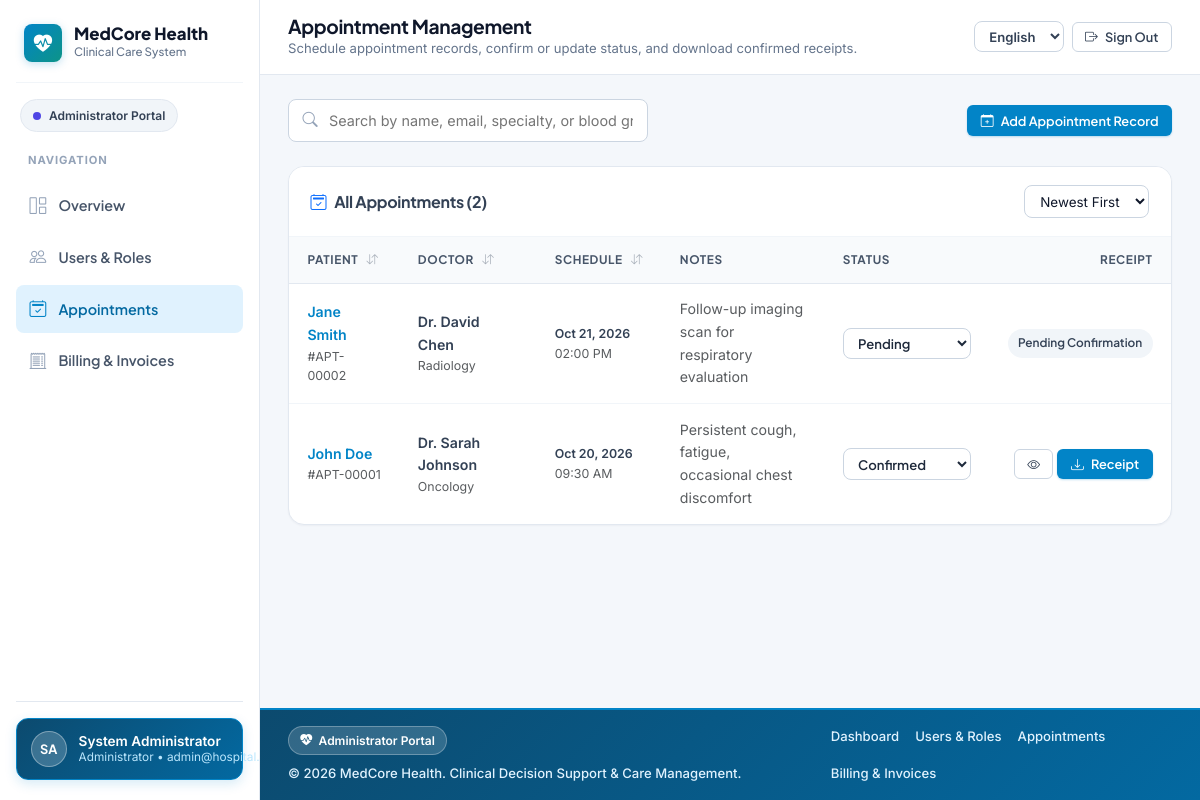
The page /admin/appointments.php (signed in) on the database its author committed.
### tables this page shows
CREATE TABLE `appointments` (
    `id` INT NOT NULL AUTO_INCREMENT,
    `patient_id` INT NOT NULL,
    `doctor_id` INT NOT NULL,
    `appointment_date` DATE NOT NULL,
    `appointment_time` TIME NOT NULL,
    `status` ENUM('pending', 'confirmed', 'completed', 'cancelled') DEFAULT 'pending',
    `symptom_notes` TEXT,
    `created_at` TIMESTAMP DEFAULT CURRENT_TIMESTAMP,
    PRIMARY KEY (`id`),
    FOREIGN KEY (`patient_id`) REFERENCES `users`(`id`) ON DELETE CASCADE,
    FOREIGN KEY (`doctor_id`) REFERENCES `users`(`id`) ON DELETE CASCADE,
    INDEX `idx_patient_id` (`patient_id`),
    INDEX `idx_doctor_id` (`doctor_id`),
    INDEX `idx_appointment_date` (`appointment_date`),
    INDEX `idx_status` (`status`)
);

CREATE TABLE `users` (
    `id` INT NOT NULL AUTO_INCREMENT,
    `name` VARCHAR(255) NOT NULL,
    `email` VARCHAR(255) NOT NULL,
    `password_hash` VARCHAR(255) NOT NULL,
    `role` ENUM('admin', 'doctor', 'patient') NOT NULL,
    `created_at` TIMESTAMP DEFAULT CURRENT_TIMESTAMP,
    PRIMARY KEY (`id`),
    UNIQUE KEY `email` (`email`),
    INDEX `idx_role` (`role`),
    INDEX `idx_created_at` (`created_at`)
);

CREATE TABLE `doctor_profiles` (
    `id` INT NOT NULL AUTO_INCREMENT,
    `user_id` INT NOT NULL,
    `specialization` VARCHAR(255) NOT NULL,
    `room_number` VARCHAR(50) NOT NULL,
    `consultation_fee` DECIMAL(10,2) NOT NULL,
    PRIMARY KEY (`id`),
    FOREIGN KEY (`user_id`) REFERENCES `users`(`id`) ON DELETE CASCADE,
    INDEX `idx_user_id` (`user_id`),
    INDEX `idx_specialization` (`specialization`)
);

### includes/i18n.php (called while the page is built, shortened)
<?php
function getCurrentLang() {
    static $resolved = null;
    if ($resolved !== null) {
        return $resolved;
    }
    $lang = 'en';
    $resolved = $lang;
    return $resolved;
}
function loadTranslations($lang = null) {
    static $cache = [];
    $lang = $lang ?: getCurrentLang();
    if (!isset($cache['en'])) {
        $enFile = __DIR__ . '/lang/en.php';
        $cache['en'] = file_exists($enFile) ? require $enFile : [];
    }
    if ($lang === 'en') {
        return $cache['en'];
    }
    return $cache[$lang];
}
function t($key, $params = []) {
    $lang = getCurrentLang();
    $dict = loadTranslations($lang);
    $fallback = loadTranslations('en');
    $text = $dict[$key] ?? $fallback[$key] ?? $key;
    if (!empty($params) && is_array($params)) {
        foreach ($params as $pKey => $pVal) {
            $text = str_replace('{' . $pKey . '}', (string)$pVal, $text);
        }
    }
    return $text;
}
function e_t($key, $params = []) {
    return htmlspecialchars(t($key, $params), ENT_QUOTES, 'UTF-8');
}
function translateStatus($value) {
    $norm = strtolower(trim((string)$value));
    $map = [
        'pending' => 'status_pending',
        'confirmed' => 'status_confirmed',
        'completed' => 'status_completed',
        'cancelled' => 'status_cancelled',
        'rejected' => 'status_rejected',
        'unpaid' => 'status_unpaid',
        'paid' => 'status_paid',
        'partial' => 'status_partial',
        'analyzed' => 'status_analyzed',
        'reviewed_by_doctor' => 'status_reviewed',
        'admin' => 'role_admin',
        'doctor' => 'role_doctor',
        'patient' => 'role_patient',
        'male' => 'gender_male',
        'female' => 'gender_female',
        'other' => 'gender_other',
        'yes' => 'yes',
        'no' => 'no',
    ];
    if (isset($map[$norm])) {
        return t($map[$norm]);
    }
    return (string)$value;
}

### config/db.php (called while the page is built, shortened)
<?php
require_once __DIR__ . '/../includes/i18n.php';
function formatDate($date, $format = 'M d, Y') {
    $timestamp = is_numeric($date) ? (int)$date : strtotime($date);
    return date($format, $timestamp);
}

### admin/appointments.php (the view, shortened to what this page needs)
<?php
require_once __DIR__ . '/../config/db.php';
$appointments = [];
try {
    $pdo = getDBConnection();
    $appointments = $pdo->query("
        SELECT a.*, p.name AS patient_name, d.name AS doctor_name, dp.specialization, dp.consultation_fee
        FROM appointments a
        JOIN users p ON a.patient_id = p.id
        JOIN users d ON a.doctor_id = d.id
        LEFT JOIN doctor_profiles dp ON d.id = dp.user_id
        ORDER BY a.appointment_date DESC, a.appointment_time DESC
    ")->fetchAll();
} catch (PDOException $e) {
    error_log("Admin Appointments Error: " . $e->getMessage());
    $error = t('msg_error');
}
include __DIR__ . '/../includes/portal_header.php';
?>
<div class="d-flex flex-wrap justify-content-between align-items-center gap-3 mb-4">
    <div class="input-group-modern" style="max-width: 360px; flex: 1;">
        <input type="text" id="apptSearch" class="form-control-modern" placeholder="<?php echo e_t('ph_search_users'); ?>" onkeyup="filterAppointments()">
    </div>
    <button type="button" class="btn-modern btn-modern-primary btn-modern-sm" data-bs-toggle="modal" data-bs-target="#addAppointmentModal">
        <i class="bi bi-calendar-plus"></i> <?php echo e_t('btn_add_appt'); ?>
    </button>
</div>
<div class="card-modern">
    <div class="card-header-modern">
        <h5 class="h6 fw-bold mb-0"><i class="bi bi-calendar2-check text-primary me-2"></i><?php echo e_t('all_appts_count', ['n' => count($appointments)]); ?></h5>
        <select class="form-select-modern form-select-sm" style="width:auto;" onchange="sortTableBySelect('adminApptsTable', this)">
            <option value="2:date:desc"><?php echo e_t('sort_newest'); ?></option>
        </select>
    </div>
    <div class="card-body-modern p-0">
        <?php if (empty($appointments)): ?>
            <div class="text-center py-5 text-muted small"><?php echo e_t('hist_empty_appts'); ?></div>
        <?php else: ?>
            <div class="table-responsive">
                <table class="table-modern" id="adminApptsTable">
                    <thead>
                        <tr>
                            <th class="sortable-th" onclick="sortTable('adminApptsTable', 0, 'text')"><?php echo e_t('col_patient'); ?> <span class="sort-indicator"><i class="bi bi-arrow-down-up"></i></span></th>
                            <th class="sortable-th" onclick="sortTable('adminApptsTable', 1, 'text')"><?php echo e_t('col_doctor'); ?> <span class="sort-indicator"><i class="bi bi-arrow-down-up"></i></span></th>
                            <th class="sortable-th" onclick="sortTable('adminApptsTable', 2, 'date')"><?php echo e_t('col_schedule'); ?> <span class="sort-indicator"><i class="bi bi-arrow-down-up"></i></span></th>
                            <th><?php echo e_t('col_notes'); ?></th>
                            <th><?php echo e_t('label_status'); ?></th>
                            <th class="text-end"><?php echo e_t('col_receipt'); ?></th>
                        </tr>
                    </thead>
                    <tbody>
                        <?php foreach ($appointments as $apt): ?>
                            <?php $isConfirmed = in_array($apt['status'], ['confirmed', 'completed'], true); ?>
                            <tr class="appt-row">
                                <td data-sort="<?php echo htmlspecialchars($apt['patient_name']); ?>">
                                    <a href="<?php echo BASE_URL; ?>/patient/profile.php?id=<?php echo (int)$apt['patient_id']; ?>" class="fw-semibold">
                                        <?php echo htmlspecialchars($apt['patient_name']); ?>
                                    </a>
                                    <div class="extra-small text-muted">#APT-<?php echo str_pad((string)$apt['id'], 5, '0', STR_PAD_LEFT); ?></div>
                                </td>
                                <td data-sort="<?php echo htmlspecialchars($apt['doctor_name']); ?>">
                                    <div class="fw-semibold text-slate-800"><?php echo htmlspecialchars($apt['doctor_name']); ?></div>
                                    <div class="extra-small text-muted"><?php echo htmlspecialchars($apt['specialization'] ?? ''); ?></div>
                                </td>
                                <td data-sort="<?php echo htmlspecialchars($apt['appointment_date'] . ' ' . $apt['appointment_time']); ?>">
                                    <div class="fw-semibold small"><?php echo formatDate($apt['appointment_date']); ?></div>
                                    <div class="extra-small text-muted"><?php echo date('h:i A', strtotime($apt['appointment_time'])); ?></div>
                                </td>
                                <td class="small text-muted" style="max-width:220px;">
                                    <?php echo htmlspecialchars($apt['symptom_notes'] ?: '-'); ?>
                                </td>
                                <td>
                                    <select class="role-select-inline" onchange="updateApptStatus(<?php echo (int)$apt['id']; ?>, this)">
                                        <?php foreach (['pending', 'confirmed', 'completed', 'cancelled'] as $st): ?>
                                            <option value="<?php echo $st; ?>" <?php echo $apt['status'] === $st ? 'selected' : ''; ?>><?php echo htmlspecialchars(translateStatus($st)); ?></option>
                                        <?php endforeach; ?>
                                    </select>
                                </td>
                                <td class="text-end">
                                    <?php if ($isConfirmed): ?>
                                        <div class="d-inline-flex gap-1">
                                            <a href="<?php echo BASE_URL; ?>/patient/appointment_receipt.php?id=<?php echo (int)$apt['id']; ?>" class="btn-modern btn-modern-outline btn-modern-sm" target="_blank" title="<?php echo e_t('label_view'); ?>">
                                                <i class="bi bi-eye"></i>
                                            </a>
                                            <a href="<?php echo BASE_URL; ?>/patient/appointment_receipt.php?id=<?php echo (int)$apt['id']; ?>&download=1" class="btn-modern btn-modern-primary btn-modern-sm">
                                                <i class="bi bi-download"></i> <?php echo e_t('btn_receipt'); ?>
                                            </a>
                                        </div>
                                    <?php else: ?>
                                        <span class="badge-modern badge-modern-neutral"><?php echo $apt['status'] === 'cancelled' ? e_t('status_cancelled') : e_t('receipt_awaiting'); ?></span>
                                    <?php endif; ?>
                                </td>
                            </tr>
                        <?php endforeach; ?>
                    </tbody>
                </table>
            </div>
        <?php endif; ?>
    </div>
</div>
<?php
include __DIR__ . '/../includes/portal_footer.php';
?>

### rows shown on the page
appointments: patient.name "Jane Smith", id "00002", doctor.name "Dr. David Chen", doctor_profiles.specialization "Radiology", appointment_date "Oct 21, 2026", appointment_time "02:00 PM", symptom_notes "Follow-up imaging scan for respiratory evaluation"
appointments: patient.name "John Doe", id "00001", doctor.name "Dr. Sarah Johnson", doctor_profiles.specialization "Oncology", appointment_date "Oct 20, 2026", appointment_time "09:30 AM", symptom_notes "Persistent cough, fatigue, occasional chest discomfort"

### other values the page prints
e_t('app_name') "MedCore Health"
e_t('clinical_care_system') "Clinical Care System"
$__portalLabel "Administrator Portal"
e_t('nav_navigation') "NAVIGATION"
$__item['label'] "Overview"
$__item['label'] "Users & Roles"
$__item['label'] "Appointments"
$__item['label'] "Billing & Invoices"
$__initials "SA"
$__userName "System Administrator"
$__roleLabel "Administrator"
$page_title "Appointment Management"
$page_subtitle "Schedule appointment records, confirm or update status, and download confirmed receipts."
e_t('nav_sign_out') "Sign Out"
e_t('btn_add_appt') "Add Appointment Record"
